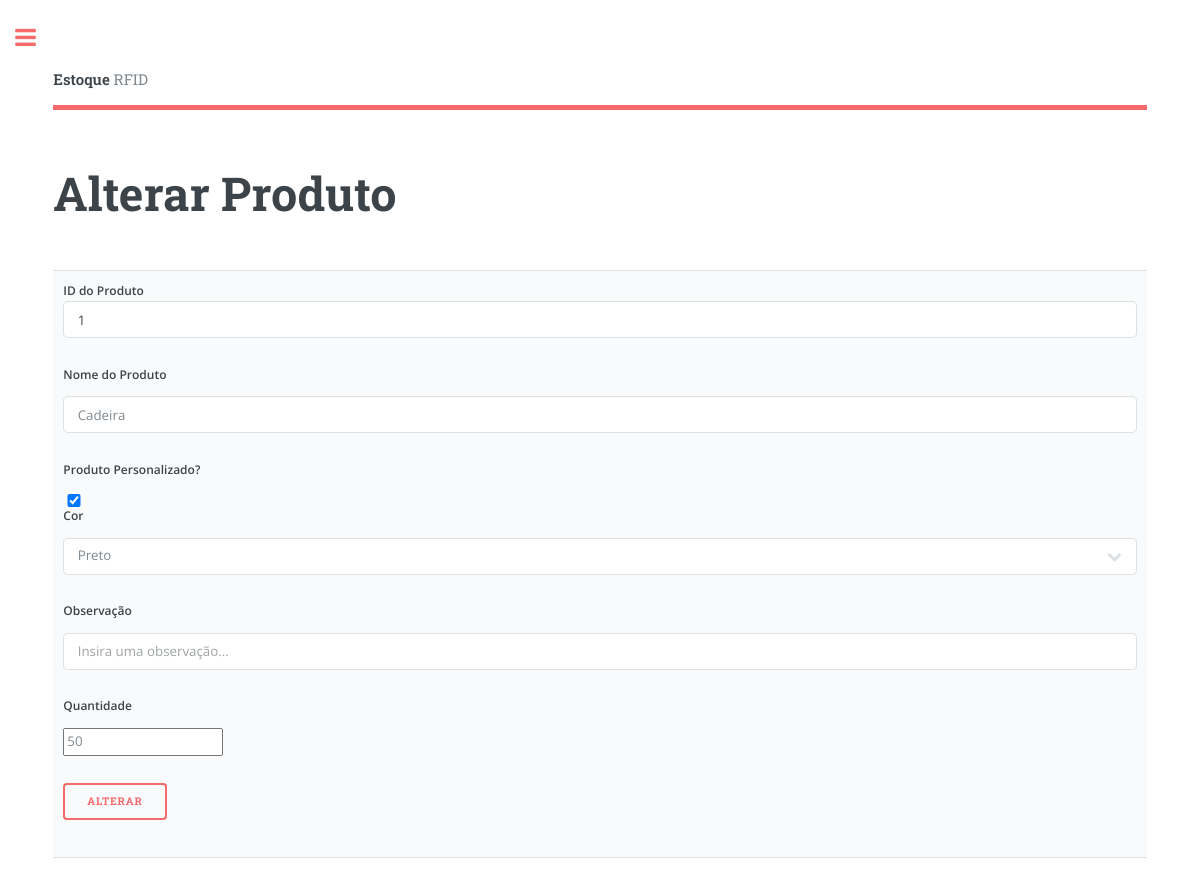
The app's page /produto_alterar.php, older data.
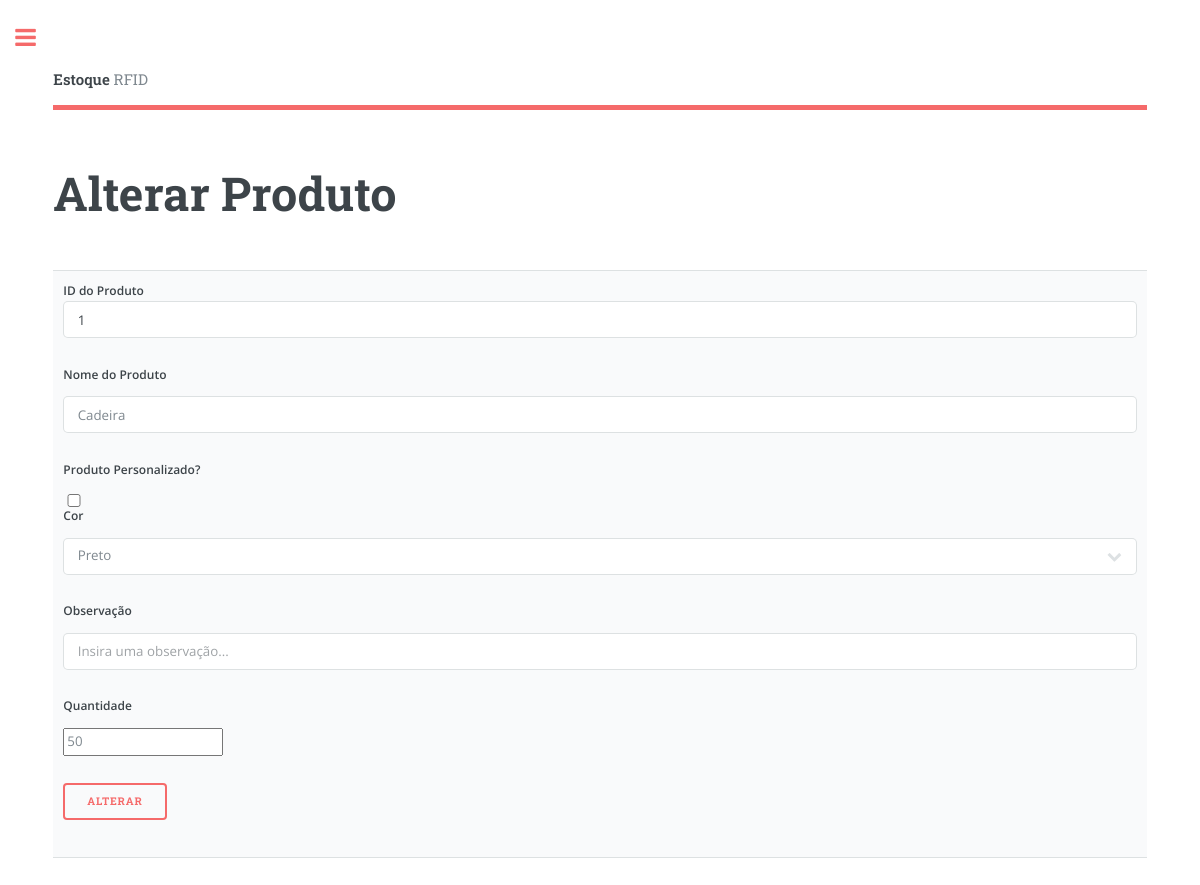
The same page, newer data.
### tables this page shows
create table tbProduto (
	idProduto int NOT NULL AUTO_INCREMENT,
	nomeProd varchar (30) NOT NULL,
	personalizado  bit NOT NULL,
	cor  varchar (15) NOT NULL,
	obs  varchar (50),
	quantTotal int NOT NULL,
	quantDisponivel int NOT NULL,
	CONSTRAINT PK_IDPRODUTO PRIMARY KEY (idProduto)
);

### Model/Produto.php (called while the page is built, shortened)
<?php
class Produto {
  	private $idProduto;
    public function setIdProduto($idProduto) {
        $this->idProduto = $idProduto;
    }
    public function getIdProduto() {
        return $this->idProduto;
    }
}
?>

### Controller/ProdutoController.php (called while the page is built, shortened)
<?php
include_once "Model/Conexao.php";
class ProdutoController
{
    public function __construct(Conexao $db)
    {
        $this->db = $db;
    }
    public function Listar(Produto $produto) {
        if ($produto->getIdProduto() == NULL) {
           $SQL = $this->db->getConection()->query("SELECT * FROM tbProduto");
           return $SQL;
        } else {
           $SQL = $this->db->getConection()->query("SELECT * FROM tbProduto WHERE idProduto ='".$produto->getIdProduto()."'");
           return $SQL;
        }
     }
}
?>

### Model/Conexao.php (called while the page is built, shortened)
<?php
class Conexao
{
	private $host = "localhost";
	private $username = "root";
	private $password = "";
	private $database = "bd_rfid";
	private $conexao = null;
	public function getConection()
	{
		return $this->conexao;
	}
	private function conect()
	{
		$this->conexao = mysqli_connect(
			$this->host,
			$this->username,
			$this->password,
			$this->database
		);
	}
}

### produto_alterar.php (the view)
<?php
include_once "Model/Conexao.php";
include_once "Model/Produto.php";
include_once "Controller/ProdutoController.php";
$cn = new Conexao();
$cp = new Produto();
if (isset($_POST['btnAlterar'])) {
	$cp->atualizarProduto(
		$_GET['idProduto'],
		$_POST['nomeProd'],
		$_POST['personalizado'] = (isset($_POST['personalizado'])) ? 1 : 0,
		$_POST['cor'],
		$_POST['obs'],
		$_POST['quantTotal']
	);
	$pc = new ProdutoController($cn);
	$pc->Atualizar($cp);
	echo "<script> alert('Produto Alterado!'); window.location.replace('produto_listar.php'); </script>";
} else {
	$cp->setIdProduto($_GET['idProduto']);
	$pc = new ProdutoController($cn);
	$query = $pc->Listar($cp);
	$reg = $query->fetch_array();
}
?>
<?php include_once 'header.php'; ?>
					<section>
						<header class="main">
							<h1>Alterar Produto</h1>
						</header>
						<center>
							<table border=0>
								<tr>
									<td>
										<form action="produto_alterar.php?idProduto=<?php echo $_GET['idProduto']; ?>" method="post">
											<p>
													<label for="idProd">ID do Produto<label>
													<input type="text" disabled name="idProd" id="idProd" value="<?php echo $reg['idProduto']; ?>" />
											</p>
											<p>
													<label for="nomeProd">Nome do Produto</label>
													<input type="text" placeholder="Insira o nome do produto..." required="required" name="nomeProd" id="nomeProd" value="<?php echo $reg['nomeProd']; ?>" />
											</p>
												<p>
													<label for="personalizado">Produto Personalizado?</label>
													<input type="checkbox" name="personalizado" value="1" <?php echo (($reg['personalizado'] ) ? 'checked' : '') ?> >
												</p>
												<p>
													<label for="cor">Cor</label>
													<select name="cor">
														<?php
														$cores = ['Preto','Branco','Azul','Vermelho','Verde','Marrom','Amarelo','Rosa'];
														foreach ($cores as   $value)
														{
															if($value == $reg['cor'])
																$selected = 'selected';
															else
																$selected = '';
															echo '<option value="'.$value.'" '.$selected.'>'.$value.'</option>';
														}
														?>
													</select>
												</p>
												<p>
													<label for="obs">Observação</label>
													<input type="text" placeholder="Insira uma observação..." name="obs" id="obs"  value="<?php echo $reg['obs']; ?>"/>
												</p>
												<p>
													<label for="quantTotal">Quantidade</label>
													<input type="number"  required="required" name="quantTotal" id="quantTotal" min="0" step="1" pattern="[0-9]"value="<?php echo $reg['quantTotal']; ?>"/>
												</p>
												<p>
													<input type="submit" name="btnAlterar" id="btnAlterar" value="Alterar" />
												</p>
											</form>
									</td>
								</tr>
							</table>
						</center>
					</section>
<?php include 'footer.php'; ?>

Row changes from the older to the newer data that the page shows:
changed tbproduto "Cadeira": personalizado "☑" → "☐"
